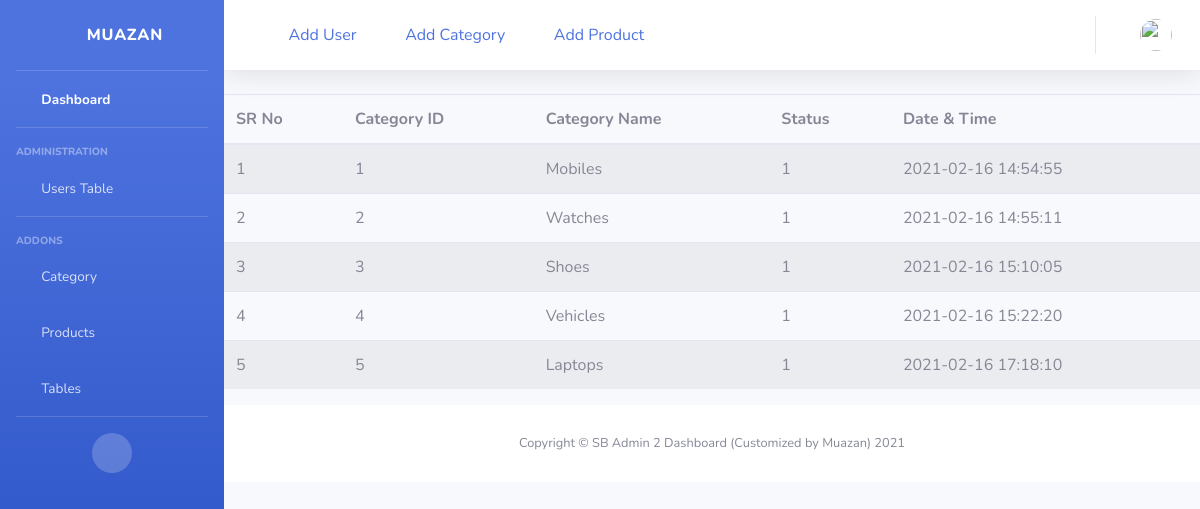
The page /example/category.php (signed in) on the database its author committed.
### tables this page shows
CREATE TABLE `category` (
  `id` int(11) NOT NULL,
  `name` varchar(50) NOT NULL,
  `createdate` timestamp NOT NULL DEFAULT current_timestamp(),
  `status` int(11) NOT NULL DEFAULT 1
);

### example/main.php (called while the page is built, shortened)
<?php session_start();
class egan
{
    function connection()
    {
        $connect = mysqli_connect('localhost', 'root', '', 'egan');
        return $connect;
    }
    function getcategory()
    {
        $sql = "SELECT * FROM `category`";
        $query = mysqli_query($this->connection(), $sql);
        return $query;
    }
}
$object = new egan;

### example/category.php (the view)
<?php include('header.php');
?>
<section>
    <table class="table table-striped table-hover">
        <thead>
            <tr>
                <th>SR No</th>
                <th>Category ID</th>
                <th>Category Name</th>
                <th>Status</th>
                <th>Date & Time</th>
            </tr>
        </thead>
        <tbody>
            <?php
            $srno = 1;
            foreach ($object->getcategory() as $cat) {
            ?>
                <tr>
                    <td><?php echo $srno; ?></td>
                    <td><?php echo $cat['id']; ?></td>
                    <td><?php echo $cat['name']; ?></td>
                    <td><?php echo $cat['status']; ?></td>
                    <td><?php echo $cat['createdate']; ?></td>
                </tr>
            <?php
                $srno++;
            }
            ?>
        </tbody>
    </table>
</section>
<?php include('footer.php');
?>

### rows shown on the page
category: id "1", name "Mobiles", status "1", createdate "2021-02-16 14:54:55"
category: id "2", name "Watches", status "1", createdate "2021-02-16 14:55:11"
category: id "3", name "Shoes", status "1", createdate "2021-02-16 15:10:05"
category: id "4", name "Vehicles", status "1", createdate "2021-02-16 15:22:20"
category: id "5", name "Laptops", status "1", createdate "2021-02-16 17:18:10"
